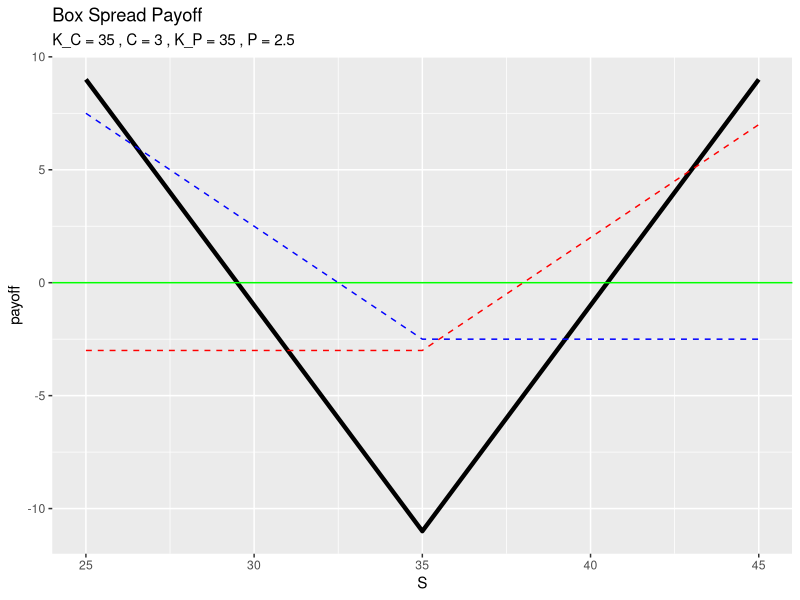

Source code (R):
rm(list = ls())
library(tidyverse)
library(flextable)

K_C = 35  # Precio de ejercicio de las opciones de compra
C = 3     # Prima de las opciones de compra
K_P = 35  # Precio de ejercicio de las opciones de venta
P = 2.5   # Prima de las opciones de venta

S <- seq(25, 45, by = 1)

# Función de pago de las opciones de compra
PayoutCall <- pmax(S - K_C, 0)
RdoCall = PayoutCall - C

# Función de pago de las opciones de venta
PayoutPut <- pmax(K_P - S, 0)
RdoPut = P - PayoutPut

# Función de pago total del Box Spread
box_spread_payoff <- RdoCall + RdoCall - RdoPut - RdoPut

df_box_spread <- tibble(S = S, payoff = box_spread_payoff)

ggplot(df_box_spread, aes(x = S, y = payoff)) + 
  geom_line(lwd = 1.5) + 
  geom_hline(yintercept = 0, col = 'green') + 
  geom_line(aes(x = S, y = RdoCall), col = 'red', linetype = "dashed") + # Opciones de Compra
  geom_line(aes(x = S, y = -RdoPut), col = 'blue', linetype = "dashed") + # Opciones de Venta
  labs(title = "Box Spread Payoff",
       subtitle = paste("K_C =", K_C, ", C =", C, ", K_P =", K_P, ", P =", P))
